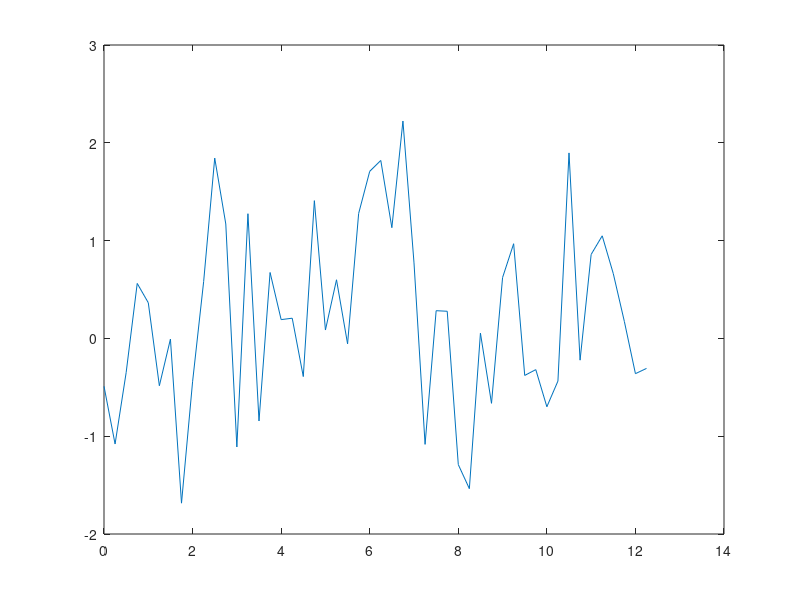

The MATLAB source for this figure: (Note: this script raises an error after producing the figure.)
close all,
clear all,
clc

N=50; %nombre d'echantillions
sigma=1; %variance du BBGC
m=0; %centré
Fe=4;
Te=1/Fe;
% axe des temps
x=Te*(0:N-1);
signal=m+sigma*randn(1,N);% bruit blanc gaussien
figure(1) 
plot(x,signal)

y=zeros(1,N);
for i=1:N
    y(i)=sum(signal(1:i)-mean(signal));
end
%Calcul des valeurs des F-DFA
F_n=zeros(1,floor(N/2)-2);
for n=3:floor(N/2) % nombre de points par intervalle allant de 3 à N/2
    n_elem=floor(N/n)*n; % le plus grand multiple de n inf ou egal à N
    mat_y=reshape(y(1:n_elem),n,[]);
    mat_x=reshape(x(1:n_elem),n,[]);
    L=[];
    for i=1:size(mat_y,2)
        L=[L, regression(mat_x(:,i),mat_y(:,i))]; % decompostition du vectuer en vecteur de n elements
    end
    L=reshape(L,1,[]);
    F_n(n)=sqrt(1/n_elem*sum((L-y(1:n_elem)).^2));
    
end

%R=regression(log(1:floor(N/2)),log(F_n)); % d'apres le pdf normalement c comme ça mais ça marche pas 

R=regression(1:floor(N/2),F_n);
alpha=(log(R(2))-log(R(1)))/log(2);
figure,
hold on
loglog((1:floor(N/2)),F_n)
plot(1:floor(N/2),R);

% d'apres la doc si c un bruit blanc alpha doit valoir 0.5
